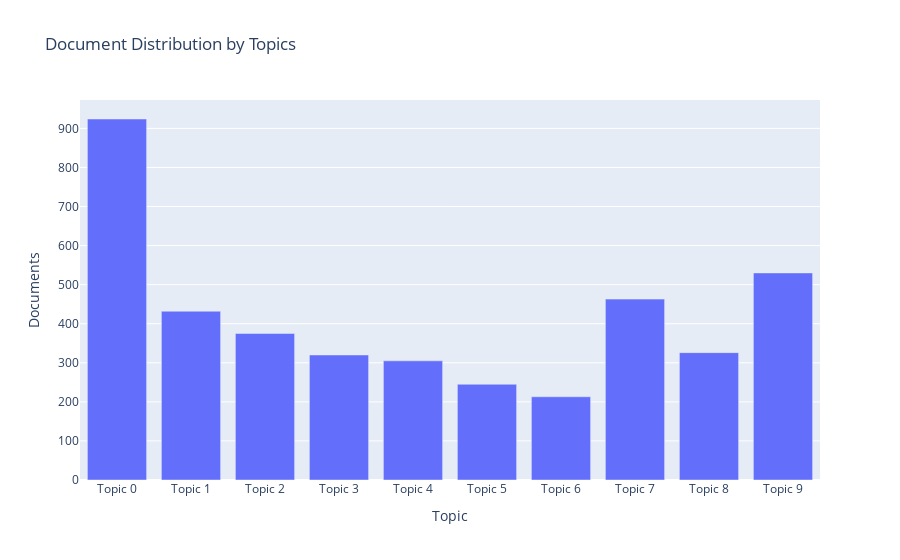

Notebook code cell kept with this figure:
### Code cell
plot_model(lda, plot="topic_distribution")

### Figure 1 — Plotly figure (JSON) as saved in the notebook; plotly's stock layout.template omitted (floating-point values rounded to 4 significant figures)
{"data": [{"textposition": "auto", "hovertemplate": "Topic=%{x}<br>Documents=%{y}<br>Keyword=%{customdata[0]}<extra></extra>", "showlegend": false, "legendgroup": "", "name": "", "yaxis": "y", "customdata": [["classification, attribute, unit, line, audit, indicate, receive, price, result, company"], ["record, last, time, update, system, date, unique, identifier, source, edit"], ["name, table, business, domain, full, contact, address, customer, amount, technical"], ["type, concept, datum, source, description, attribute, asset, contain, appear, category"], ["would, define, asset, uniqueness, datum, visit, patient, delivery, condition, code"], ["database, troop, code, transaction, include, variable, location, tax, version, tcc"], ["object, would, visualization, value, death, child, type, month, conflict, hold"], ["would, number, use, item, reference, stock, column, customer, invoice, status"], ["date, time, country, start, end, information, payment, day, valid, available"], ["key, foreign, application, person, order, primary, product, would, purchase, number"]], "y": [924, 432, 375, 320, 305, 245, 213, 463, 326, 530], "offsetgroup": "", "xaxis": "x", "marker": {"color": "#636efa", "pattern": {"shape": ""}}, "x": ["Topic 0", "Topic 1", "Topic 2", "Topic 3", "Topic 4", "Topic 5", "Topic 6", "Topic 7", "Topic 8", "Topic 9"], "alignmentgroup": "True", "type": "bar", "orientation": "v"}], "layout": {"title": {"text": "Document Distribution by Topics"}, "yaxis": {"domain": [0, 1], "anchor": "x", "title": {"text": "Documents"}}, "barmode": "relative", "xaxis": {"domain": [0, 1], "anchor": "y", "title": {"text": "Topic"}}, "legend": {"tracegroupgap": 0}}}
